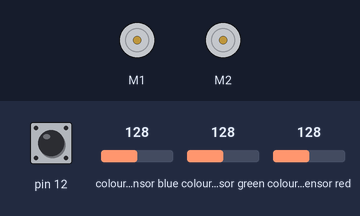
A sketch run on a simulated Arduino Uno, built with avr-gcc and run on an emulated ATmega328P. On the bench: 2 × DC motor (green arrow = forward, orange = backward, longer = faster). The inputs (shaded band) are chosen by the test bench; at power-on: pin 12 HIGH, colour sensor blue 128, colour sensor green 128, colour sensor red 128. What the sketch prints to the serial monitor is not drawn.

Above: at 0.8 s.
0.9 s: pin 12 pulled LOW for 0.15 s
At 1.5 s:
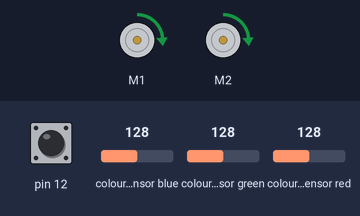
4.0 s: pin 12 pulled LOW for 1 s
At 6.0 s:
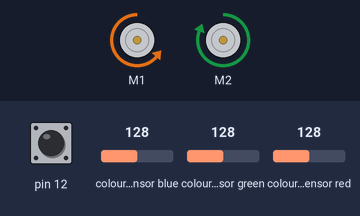
13.2 s: pin 12 pulled LOW for 1 s
At 14.0 s:
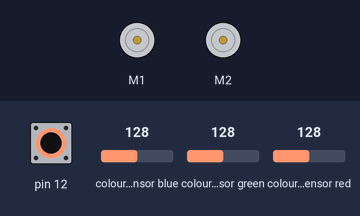
Timing chart, 0 to 16.2 s (numbered marks = the images above; inputs shaded):
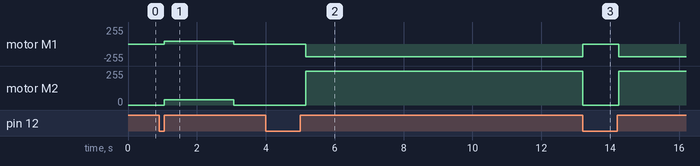

Measured:
- after the input at 0.9 s, motor M1, motor M2: stopped → forward 38/255 after 0.15 s, → stopped 2.0 s later
- after the input at 4.0 s, motor M1: stopped → backward 191/255 after 1.2 s; motor M2: stopped → forward 255/255 after 1.2 s
- after the input at 13.2 s, motor M1: backward 191/255 → stopped at once, → backward 191/255 1.0 s later; motor M2: forward 255/255 → stopped at once, → forward 255/255 1.0 s later

The sketch:

Integrate4.ino
```cpp
#include <Wire.h>
#include <ZumoMotors.h>
#include <Pushbutton.h>

ZumoMotors motors;
Pushbutton button(ZUMO_BUTTON);
//p制御によるライントレース
float red_G, green_G, blue_G; // カラーセンサで読み取ったRGB値（0-255）
int mode_G; // タスクのモードを表す状態変数
unsigned long timeInit_G, timeNow_G; //  スタート時間，経過時間
int motorR_G, motorL_G; // 左右のZumoのモータに与える回転力

void setup()
{
  Serial.begin(9600);
  Wire.begin();

  button.waitForButton(); // Zumo buttonが押されるまで待機
  CalibrationColorSensor(); // カラーセンサーのキャリブレーション

  button.waitForButton(); // Zumo buttonが押されるまで待機
  timeInit_G = millis();
  mode_G = 0;
  motorR_G = 0;
  motorL_G = 0;
}

void loop()
{
  getRGB(red_G, green_G, blue_G); // カラーセンサでRGB値を取得(0-255)
  timeNow_G = millis() - timeInit_G; // 経過時間
  motors.setSpeeds(motorL_G, motorR_G); // 左右モーターへの回転力入力
  sendData(); // データ送信

  //linetrace_bang_bang(); // ライントレース（bang-bang制御）
 //linetrace_P(); // ライントレース（P制御）
   task_A(); // タスクA
  //何かあった時の復帰用
  if(button.isPressed()){
    mode_G = 0;
    motors.setSpeeds(0,0);
    delay(200);
    button.waitForButton();
  }
}

// 通信方式2
void sendData()
{
  static unsigned long timePrev = 0;
  static boolean flag_start = true; // 最初の通信かどうか
  int inByte;

  // if文の条件： 最初の通信である || 最後のデータ送信から500ms経過 || (データ送信要求が来ている && 最後のデータ送信から50ms経過)
  if ( flag_start == true || timeNow_G - timePrev > 500 ||
     (Serial.available() > 0 && timeNow_G - timePrev > 50) ) {
    flag_start = false;
    while(Serial.available() > 0){ // 送信要求が複数来ていた場合は全て読み込む
      inByte = Serial.read();
    }

    Serial.write('H');
    Serial.write(mode_G);
    Serial.write((int)red_G);
    Serial.write((int)green_G );
    Serial.write((int)blue_G);

    timePrev = timeNow_G;
  }
}
```

color.ino
```cpp
#include <Adafruit_TCS34725.h> // カラーセンサライブラリのヘッダーファイル
Adafruit_TCS34725 tcs = Adafruit_TCS34725(TCS34725_INTEGRATIONTIME_2_4MS, TCS34725_GAIN_60X);

unsigned int r_min, g_min, b_min; // このグローバル変数はこのファイル内のみで使用
unsigned int r_max, g_max, b_max;

void  CalibrationColorSensor()
{
  unsigned long timeInit;
  unsigned int r, g, b, clr;

  tcs.begin(); // カラーセンサーのsetup

  motors.setSpeeds(60, 60);

  r_min = 30000;
  g_min = 30000;
  b_min = 30000;
  r_max = 0;
  g_max = 0;
  b_max = 0;

  timeInit = millis();

  while ( 1 ) {
    tcs.getRawData(&r, &g, &b, &clr); // rowdataの取得

    if ( r < r_min ) r_min = r;
    if ( g < g_min ) g_min = g;
    if ( b < b_min ) b_min = b;
    if ( r > r_max ) r_max = r;
    if ( g > g_max ) g_max = g;
    if ( b > b_max ) b_max = b;

    if ( millis() - timeInit > 2000 )
      break;
  }
   motors.setSpeeds(0, 0);
}


void getRGB( float& r0, float& g0, float& b0) {
  unsigned int r, g, b, clr;

  tcs.getRawData(&r, &g, &b, &clr); // rowdataの取得

  r0 = map(r, r_min, r_max, 0, 255);
  g0 = map(g, g_min, g_max, 0, 255);
  b0 = map(b, b_min, b_max, 0, 255);

  if ( r0 < 0.0 ) r0 = 0.0;
  if ( r0 > 255.0 ) r0 = 255.0;
  if ( g0 < 0.0 ) g0 = 0.0;
  if ( g0 > 255.0 ) g0 = 255.0;
  if ( b0 < 0.0 ) b0 = 0.0;
  if ( b0 > 255.0 ) b0 = 255.0;
}
```

linetrace.ino
```cpp
void linetrace_bang_bang()
{
  static float lightMin = 0 ; // 各自で設定
  static float lightMax = 0; // 各自で設定 （わざとエラーが出るようにしてある）
  static float speed = 100; // パラメーター
  static float Kp = 2.0; // パラメーター
  float lightNow;
  float speedDiff;

  lightNow = (red_G + green_G + blue_G ) / 3.0;
  if ( lightNow < (lightMin + lightMax) / 2.0 ) // 右回転
    speedDiff = -Kp * speed;
  else // 左回転
    speedDiff = Kp * speed;
  motorL_G = speed - speedDiff;
  motorR_G = speed + speedDiff;
}


void linetrace_P()
{
  static float lightMin = 0 ; // 各自で設定
  static float lightMax = 255; // 各自で設定 （わざとエラーが出るようにしてある）
  static float speed = 100; // パラメーター
  static float Kp = 0; // パラメーター
  float lightNow;
  float speedDiff;

  lightNow = (red_G + green_G + blue_G ) / 3.0;
  Kp = lightNow - (lightMin + lightMax) / 2.0;

  //speedDiff = map(Kp,-128,127,-2,2) *speed;
  speedDiff = map(Kp,-128,127,4,-4) *speed;//逆回り
  motorL_G = speed - speedDiff;
  motorR_G = speed + speedDiff;
}

void task_A()
{
  static unsigned long startTime; // static変数，時間計測ははunsigned long
  // この変数は1秒停止の開始時間を覚えておくために使用

  switch ( mode_G ) {
    case 0:
      mode_G = 1;
      break;  // break文を忘れない（忘れるとその下も実行される）

    case 1:
      linetrace_P(); // ライントレース（各自で作成）
      if ( identify_color( 220, 230, 130 ) ) { // 赤かどうか　（引数の値は各自で設定）
        mode_G = 2;
      }
      break;

    // 各自で作成
    case 2:
      //1秒間停止する
      motors.setSpeeds(0,0);
      delay(1000);
      mode_G = 3;
      break;

    case 3:
    //青になるまで判定
      linetrace_P();
      if(identify_color(170,230,160)){//青かどうか
        mode_G = 1;
      }
      break;

  }
}


int identify_color( int red, int green, int blue )
{
  float d2;
  float d2_max = 53; // パラメーター（適宜調整）

  d2 = pow(red - red_G, 2) + pow(green - green_G, 2) + pow(blue - blue_G, 2);
  if ( d2 < d2_max * d2_max )
    return 1;
  else
    return 0;
}

int maintainState( unsigned long period )
{
  static int flagStart = 0; // 0:待ち状態，1:現在計測中
  static unsigned long startTime = 0;

  if ( flagStart == 0 ) {
    startTime = timeNow_G; // 計測を開始したtimeNow_Gの値を覚えておく
    flagStart = 1; // 現在計測中にしておく
  }

  if ( timeNow_G - startTime > period ) { // 計測開始からの経過時間が指定時間を越えた
    flagStart = 0; // 待ち状態に戻しておく
    startTime = 0; // なくても良いが，形式的に初期化
    return 1;
  }
  else
    return 0;
}
```
